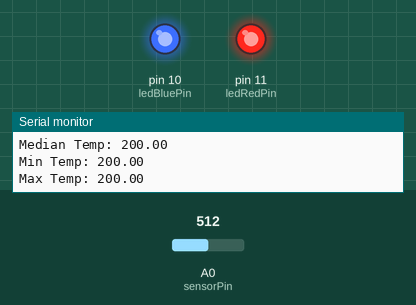
Simulated run of this sketch. Board: Arduino Uno, built with avr-gcc and run on an emulated ATmega328P. Shown: output pins drawn as LEDs (lit = HIGH), the last lines printed to the serial monitor. Inputs (shaded band) come from the test bench; at power-on: A0 (sensorPin) = 512.

Above: at 1.4 s.
1.5 s: A0 (sensorPin) set to 527
At 2.5 s:
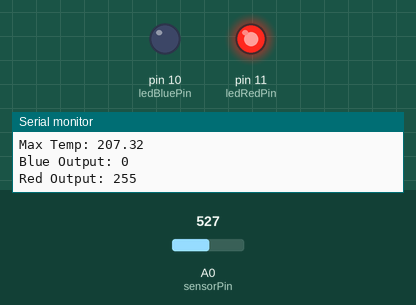
3.4 s: A0 (sensorPin) set to 511
At 5.1 s:
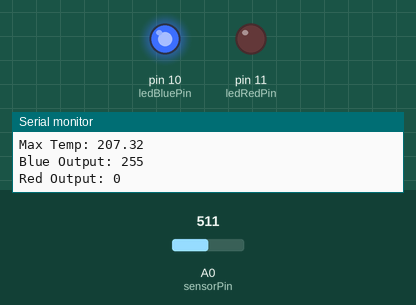
5.4 s: A0 (sensorPin) set to 716
At 6.9 s:
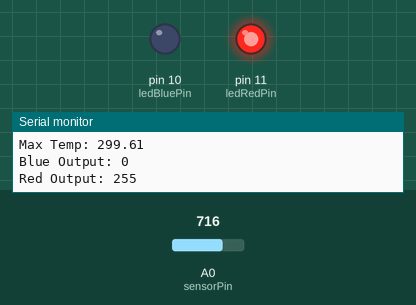
7.4 s: A0 (sensorPin) set to 707
At 8.5 s:
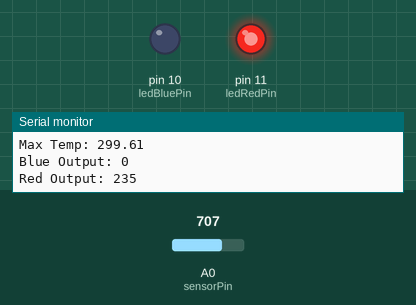
Timing chart, 0 to 10.3 s (numbered marks = the images above; inputs shaded):
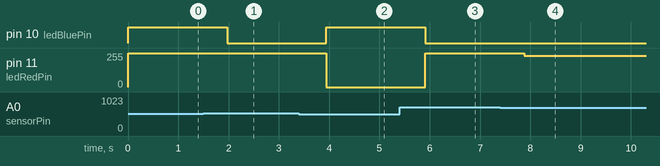

The sketch:

hotter_or_colder_than_median_temp.ino
```cpp
const int ledBluePin = 10;
const int ledRedPin = 11;
const int sensorPin = A0;

int outputRed = 0;
int outputBlue = 0;

int rawSensorValue = 0;
float sensorVoltage = 0.0;
float sensorTemperature = 0.0;

float sensorMinValue = 1024.0;
float sensorMaxValue = -1024.0;
float medianTemp = 0;


void setup() {
  pinMode(ledRedPin, OUTPUT);
  pinMode(ledBluePin, OUTPUT);
  pinMode(sensorPin, INPUT);
  Serial.begin(9600);
}


void loop() {
  rawSensorValue = analogRead(sensorPin);
  sensorVoltage = (rawSensorValue / 1024.0) * 5.0;
  sensorTemperature = (sensorVoltage - 0.5) * 100;

  Serial.print("Current Temperature: ");
  Serial.println(sensorTemperature);

  if (sensorTemperature < sensorMinValue) {
    sensorMinValue = sensorTemperature;
  }
  if (sensorTemperature > sensorMaxValue) {
    sensorMaxValue = sensorTemperature;
  }

  medianTemp = sensorMinValue + ((sensorMaxValue - sensorMinValue) / 2);

  outputBlue = map(sensorTemperature, sensorMinValue, medianTemp + 1, 255, 0);
  outputRed = map(sensorTemperature, medianTemp - 1, sensorMaxValue, 1, 255);

  outputRed = constrain(outputRed, 0, 255);
  outputBlue = constrain(outputBlue, 0, 255);

  analogWrite(ledRedPin, outputRed);
  analogWrite(ledBluePin, outputBlue);

  Serial.print("Median Temp: "); Serial.println(medianTemp);
  Serial.print("Min Temp: "); Serial.println(sensorMinValue);
  Serial.print("Max Temp: "); Serial.println(sensorMaxValue);
  Serial.print("Blue Output: "); Serial.println(outputBlue);
  Serial.print("Red Output: "); Serial.println(outputRed);

  delay(600);
}
```

Measured:
- the behaviour switches between 514 and 515 on A0 (sensorPin) (found by bisection; images 0 and 1)
- after the input at 1.5 s, pin 10 (ledBluePin): HIGH → LOW after 0.48 s
- after the input at 3.4 s, pin 10 (ledBluePin): LOW → HIGH after 0.55 s; pin 11 (ledRedPin): 255/255 → 0/255 after 0.55 s
- after the input at 5.4 s, pin 10 (ledBluePin): HIGH → LOW after 0.51 s; pin 11 (ledRedPin): 0/255 → 255/255 after 0.51 s
- after the input at 7.4 s, pin 11 (ledRedPin): 255/255 → 235/255 after 0.48 s
